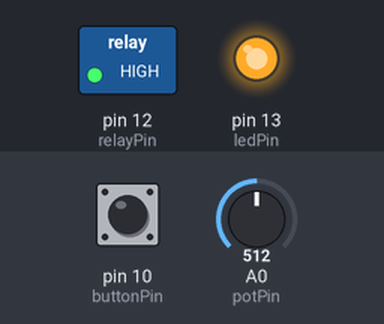
Simulated run of this sketch. Board: Arduino Uno, built with avr-gcc and run on an emulated ATmega328P. Shown: switched loads named in the sketch (green lamp = pin HIGH), output pins drawn as LEDs (lit = HIGH). The test bench sets the inputs (shaded band); at power-on: pin 10 (buttonPin) LOW, A0 (potPin) = 512.

Above: at 0.01 s.
At 3.1 s:
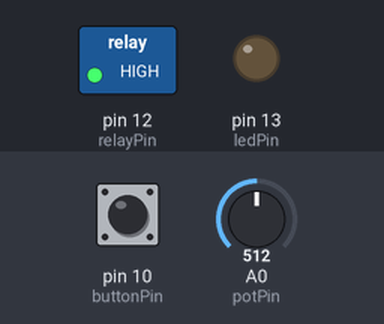
3.2 s: pin 10 (buttonPin) pulled HIGH for 0.15 s
At 4.4 s:
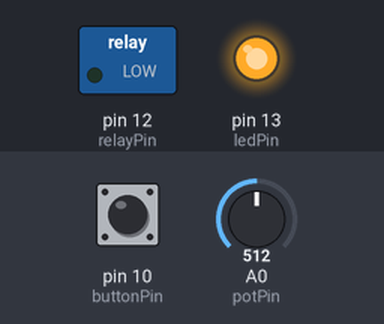
Timing chart, 0 to 6.2 s (numbered marks = the images above; inputs shaded):
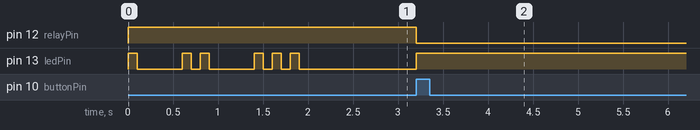

Measured:
- after the input at 3.2 s, pin 12 (relayPin): HIGH → LOW at once; pin 13 (ledPin): LOW → HIGH at once

The sketch:

RelayPotTimer.ino
```cpp
const int ledPin = 13; // indicator led output pin
const int relayPin = 12; // relay output pin
const int buttonPin = 10; // button input pin
const int potPin = A0; // potentiometer input pin

const int minTime = 5; // minimum timer delay in seconds
const int maxTime = 300; // maximum timer delay in seconds. 5 minutes

int buttonState = LOW;
int potState = LOW;
bool relayState = false;
float relayOnStart = 0;
float relayOnEnd = 0;
float delayTime = 0;

void setup() {
  // Serial.begin(9600);
  pinMode(buttonPin, INPUT);
  pinMode(potPin, INPUT);
  pinMode(ledPin, OUTPUT);
  pinMode(relayPin, OUTPUT);
  digitalWrite(relayPin, HIGH); // reverse

  // startup led sequence
  digitalWrite(ledPin, HIGH);
  delay(100);
  digitalWrite(ledPin, LOW);
  delay(500);

  digitalWrite(ledPin, HIGH);
  delay(100);
  digitalWrite(ledPin, LOW);
  delay(100);
  digitalWrite(ledPin, HIGH);
  delay(100);
  digitalWrite(ledPin, LOW);
  delay(500);

  digitalWrite(ledPin, HIGH);
  delay(100);
  digitalWrite(ledPin, LOW);
  delay(100);
  digitalWrite(ledPin, HIGH);
  delay(100);
  digitalWrite(ledPin, LOW);
  delay(100);
  digitalWrite(ledPin, HIGH);
  delay(100);
  digitalWrite(ledPin, LOW);
}

void loop() {
  buttonState = digitalRead(buttonPin);

  // delay is activated when button is pressed
  if (buttonState == HIGH) {
    relayState = true;
  }

  if (relayState) {
    potState = analogRead(potPin);

    // relayOnStart 0 means we're starting up
    if (relayOnStart == 0) {
      // calculate the end time using millis
      relayOnStart = millis();
      relayOnEnd = map(potState, 1023, 0, minTime, maxTime) * 1000 + relayOnStart;
      // Serial.println((relayOnEnd - relayOnStart) / 1000);

      // drive the relay and led indicator on
      digitalWrite(ledPin, HIGH);
      digitalWrite(relayPin, LOW); // reverse

    } else if (relayOnStart < relayOnEnd) {
      // delay continuation. simply count up towards the end times
      relayOnStart += millis() - relayOnStart;

    // relayOnStart is gt relayOnEnd means it's time for tubby byebye
    } else {
      // drive the relay and led indicator orff
      digitalWrite(ledPin, LOW);
      digitalWrite(relayPin, HIGH); // reverse
      // Serial.println((relayOnEnd - relayOnStart) / 1000);
      relayOnEnd = 0;
      relayOnStart = 0;
      relayState = false;
    }
  }
}
```
